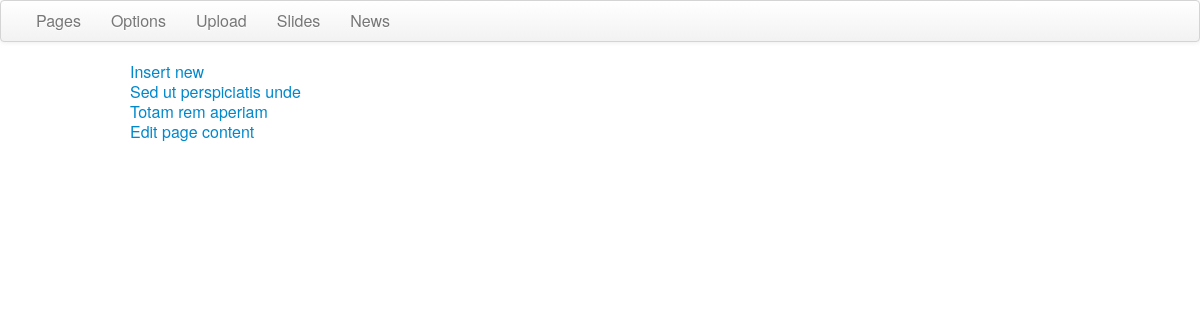
The page /CMS/news/index (signed in) on the database as committed earlier.
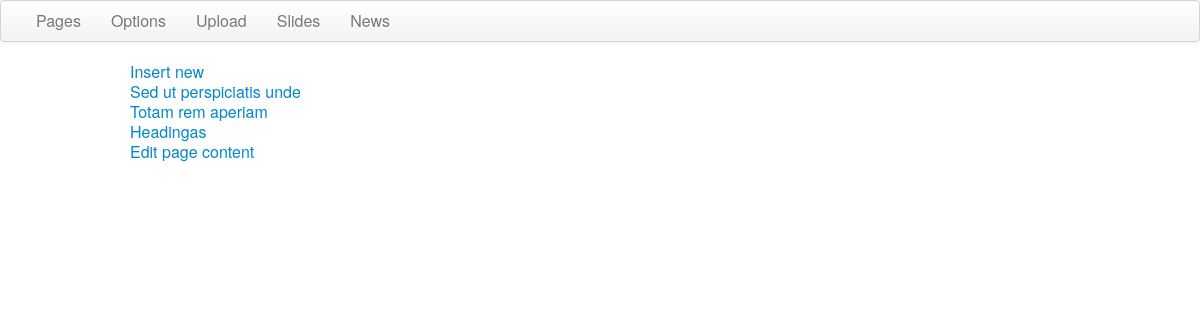
The same page on the database as committed later.
### tables this page shows
CREATE TABLE `news` (
  `id` int(11) NOT NULL AUTO_INCREMENT,
  `name` varchar(255) NOT NULL,
  `heading` text NOT NULL,
  `content` text NOT NULL,
  `date` timestamp NOT NULL DEFAULT CURRENT_TIMESTAMP ON UPDATE CURRENT_TIMESTAMP,
  PRIMARY KEY (`id`)
);

### CMS/core/loader.php (called while the page is built)
<?php
    class Loader {
        private $_controller;
        private $_action;
        private $_urlValues;
        public function __construct($urlValues) {
            $this->_urlValues = $urlValues;
            if ($this->_urlValues["controller"] == "") {
                $this->_controller = "MainController";
            } else {
                $this->_controller = ucfirst($this->_urlValues["controller"]) . "Controller";
            }
            if ($this->_urlValues["action"] == "") {
                $this->_action = "index";
            } else {
                $this->_action = $this->_urlValues["action"];
            }
        }
        public function createController() {
            if (class_exists($this->_controller)) {
                $parents = class_parents($this->_controller);
                if (in_array("BaseController", $parents)) {
                    if (method_exists($this->_controller, $this->_action)) {
                        return new $this->_controller($this->_action, $this->_urlValues);
                    } else {
                        echo "Bad action name";
                    }
                } else {
                    echo "Bad controller";
                }
            } else {
                echo "Bad URL";
            }
            return false;
        }
    }

### CMS/core/config.php (called while the page is built, shortened)
<?php
    require_once(CMS_PATH . "database/Database.php");
    require_once(CMS_PATH . "core/helpers.php");
    function autoLoader($class) {
        $matches = array();
        preg_match("/[A-Z][a-z]+$/", $class, $matches);
        $directory = strtolower($matches[0]) . "s";
        $filePath = CMS_PATH . "/" . $directory . "/" . $class . ".php";
        return false;
    }

### CMS/core/helpers.php (called while the page is built, shortened)
<?php
    function isAuthorized() {
        if (isset($_SESSION["logged_in"]) && $_SESSION["logged_in"] == true) {
            return true;
        }
        else {
            return false;
        }
    }

### CMS/controllers/BaseController.php (called while the page is built, shortened)
<?php
    class BaseController {
        private $_action = "";
        protected $template_dir = "views/";
        protected $vars = array();
        public function __construct($action, $urlValues) {
            $this->_action = $action;
        }
        public function executeAction() {
            return $this->{$this->_action}();
        }
        public function render($view_file) {
            self::render_view("template.php");
        }
        public function render_view($view_file) {
            require_once(CMS_PATH . $this->template_dir . $view_file);
        }
        public function __set($name, $value) {
            $this->vars[$name] = $value;
        }
        public function __get($name) {
            return $this->vars[$name];
        }
    }

### CMS/controllers/NewsController.php (called while the page is built, shortened)
<?php
    class NewsController extends BaseController {
    public function index() {
        $this->news = NewsModel::selectAllNews();
        $this->render("news/index.php");
    }
}

### CMS/database/Database.php (called while the page is built, shortened)
<?php
	class Database {
		private static function initConnection() {
			try {
				$dbh = new PDO('mysql:host=localhost;dbname=' . MYSQLDATABASE,
					MYSQLUSER, MYSQLPASSWORD, array(PDO::ATTR_PERSISTENT => true,
                        PDO::ATTR_ERRMODE => PDO::ERRMODE_WARNING));
			} catch(PDOException $e) {
				echo $e->getMessage();
			}
			return $dbh;
		}
		public static function selectAllElements($table, $order = null) {
			$query = "SELECT * FROM " . $table;
			$result = self::executeQuery($query);
			return $result->fetchAll(PDO::FETCH_ASSOC);
		}
		private static function executeQuery($query, $parameters = null, &$dbh = NULL) {
		    $dbh = self::initConnection();
			$sth = $dbh->prepare($query);
            $sth->execute();
			return $sth;
		}
    }

### CMS/models/NewsModel.php (called while the page is built, shortened)
<?php
class NewsModel extends BaseModel {
    protected static $table = "news";
    public static function selectAllNews() {
        return Database::selectAllElements(self::$table);
    }
}

### CMS/views/news/index.php (the view)
<a href="<?=ABSOLUTE_PATH?>news/create/<?=$this->id?>"><?=_("Insert new")?></a>
<ul>
    <?php foreach($this->news as $new) : ?>
    <li><a href="<?=ABSOLUTE_PATH?>news/update/<?=$new["id"]?>"><?=$new["heading"]?></a></li>
    <?php endforeach ?>
</ul>
<a href="<?=ABSOLUTE_PATH?>page/update/<?=$this->id?>"><?=_("Edit page content")?></a>

### CMS/index.php (shortened to what this page needs)
<?php
    require_once("core/config.php");
    require_once(CMS_PATH . "core/loader.php");
    $loader = new Loader($_GET);
    $controller = $loader->createController();
    if($controller) {
        if(isAuthorized() || $controller->checkAction("login")) {
            $controller->executeAction();
        } else {
            redirect("main/login");
        }
    }

### CMS/views/template.php (shortened to what this page needs)
<!DOCTYPE html>
<html lang="en">
<head>
    <link rel="stylesheet" type="text/css"
          href="<?=ABSOLUTE_PATH?>views/style/css/bootstrap.css" />
    <link rel="stylesheet" type="text/css"
          href="<?=ABSOLUTE_PATH?>views/style/css/main.css" />
</head>
<body>
    <div class="navbar">
        <div class="navbar-inner">
            <ul class="nav">
                <li><a href="<?=ABSOLUTE_PATH?>page/index">Pages</a></li>
                <li><a href="<?=ABSOLUTE_PATH?>site/index"><?=_("Options")?></a></li>
                <li><a href="<?=ABSOLUTE_PATH?>upload/index"><?=_("Upload")?></a></li>
                <li><a href="<?=ABSOLUTE_PATH?>slides/index"><?=_("Slides")?></a></li>
                <li><a href="<?=ABSOLUTE_PATH?>news/index"><?=_("News")?></a></li>
            </ul>
        </div>
    </div>
    <div class="container">
        <?php $this->render_view($this->view_file) ?>
    </div>
</body>
</html>

Rows that differ between the two databases and show on the page:
added news: heading "Headingas"
